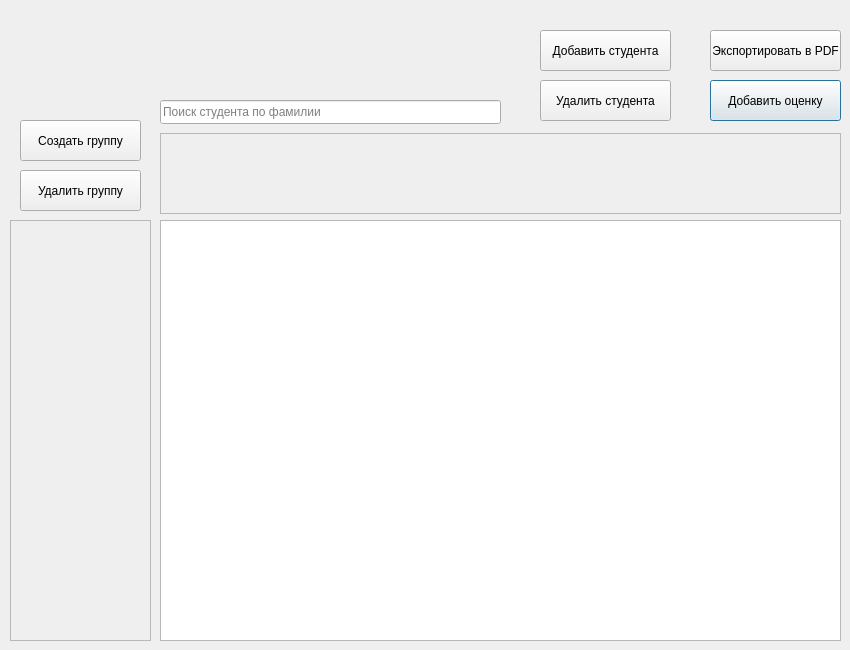
<?xml version="1.0" encoding="UTF-8"?>
<ui version="4.0">
 <class>MainWindow</class>
 <widget class="QDialog" name="MainWindow">
  <property name="geometry">
   <rect>
    <x>0</x>
    <y>0</y>
    <width>850</width>
    <height>650</height>
   </rect>
  </property>
  <property name="minimumSize">
   <size>
    <width>850</width>
    <height>650</height>
   </size>
  </property>
  <property name="maximumSize">
   <size>
    <width>850</width>
    <height>650</height>
   </size>
  </property>
  <property name="windowTitle">
   <string>Просмотр оценок</string>
  </property>
  <widget class="QPushButton" name="grade_create_button">
   <property name="geometry">
    <rect>
     <x>710</x>
     <y>80</y>
     <width>131</width>
     <height>41</height>
    </rect>
   </property>
   <property name="text">
    <string>Добавить оценку</string>
   </property>
  </widget>
  <widget class="QScrollArea" name="group_menu">
   <property name="geometry">
    <rect>
     <x>10</x>
     <y>220</y>
     <width>141</width>
     <height>421</height>
    </rect>
   </property>
   <property name="verticalScrollBarPolicy">
    <enum>Qt::ScrollBarAlwaysOff</enum>
   </property>
   <property name="horizontalScrollBarPolicy">
    <enum>Qt::ScrollBarAlwaysOff</enum>
   </property>
   <property name="sizeAdjustPolicy">
    <enum>QAbstractScrollArea::AdjustIgnored</enum>
   </property>
   <property name="widgetResizable">
    <bool>true</bool>
   </property>
   <widget class="QWidget" name="scrollAreaWidgetContents">
    <property name="geometry">
     <rect>
      <x>0</x>
      <y>0</y>
      <width>139</width>
      <height>419</height>
     </rect>
    </property>
    <layout class="QVBoxLayout" name="verticalLayout"/>
   </widget>
  </widget>
  <widget class="QTableView" name="tableView">
   <property name="geometry">
    <rect>
     <x>160</x>
     <y>220</y>
     <width>681</width>
     <height>421</height>
    </rect>
   </property>
  </widget>
  <widget class="QScrollArea" name="subject_menu">
   <property name="geometry">
    <rect>
     <x>160</x>
     <y>133</y>
     <width>681</width>
     <height>81</height>
    </rect>
   </property>
   <property name="widgetResizable">
    <bool>true</bool>
   </property>
   <widget class="QWidget" name="scrollAreaWidgetContents_2">
    <property name="geometry">
     <rect>
      <x>0</x>
      <y>0</y>
      <width>679</width>
      <height>79</height>
     </rect>
    </property>
    <layout class="QHBoxLayout" name="horizontalLayout"/>
   </widget>
  </widget>
  <widget class="QLineEdit" name="search_input">
   <property name="geometry">
    <rect>
     <x>160</x>
     <y>100</y>
     <width>341</width>
     <height>24</height>
    </rect>
   </property>
   <property name="readOnly">
    <bool>false</bool>
   </property>
   <property name="placeholderText">
    <string>Поиск студента по фамилии</string>
   </property>
  </widget>
  <widget class="QPushButton" name="group_create_button">
   <property name="geometry">
    <rect>
     <x>20</x>
     <y>120</y>
     <width>121</width>
     <height>41</height>
    </rect>
   </property>
   <property name="text">
    <string>Создать группу</string>
   </property>
  </widget>
  <widget class="QPushButton" name="student_create_button">
   <property name="geometry">
    <rect>
     <x>540</x>
     <y>30</y>
     <width>131</width>
     <height>41</height>
    </rect>
   </property>
   <property name="text">
    <string>Добавить студента</string>
   </property>
  </widget>
  <widget class="QPushButton" name="student_delete_button">
   <property name="geometry">
    <rect>
     <x>540</x>
     <y>80</y>
     <width>131</width>
     <height>41</height>
    </rect>
   </property>
   <property name="text">
    <string>Удалить студента</string>
   </property>
  </widget>
  <widget class="QPushButton" name="group_delete_button">
   <property name="geometry">
    <rect>
     <x>20</x>
     <y>170</y>
     <width>121</width>
     <height>41</height>
    </rect>
   </property>
   <property name="text">
    <string>Удалить группу</string>
   </property>
  </widget>
  <widget class="QPushButton" name="export_button">
   <property name="geometry">
    <rect>
     <x>710</x>
     <y>30</y>
     <width>131</width>
     <height>41</height>
    </rect>
   </property>
   <property name="text">
    <string>Экспортировать в PDF</string>
   </property>
  </widget>
 </widget>
 <resources/>
 <connections/>
</ui>
